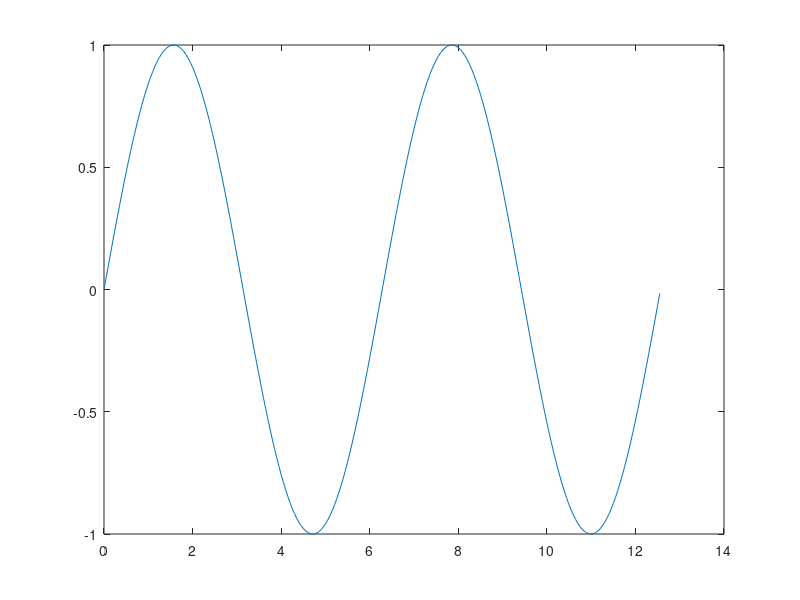

The MATLAB script that drew this image: (Note: this script raises an error after producing the figure.)
%GWAVE_MANAGER

% wave= sum of out of phase harmonics; outter wave = hat shape (genactor= 'hat1')
% outshaped wave = harmonics not in phase  (genactor= 'outshaped')
% triangular wave  (genactor='triwave')
% plot a wave (genactor= 'confitest0')
%-----------------------------------------------------------------
function gene= gwave_manager(genactor,genemess)
global verbo
global OFP
global NULL  
   
%% ================================================================
%% input arguments
%% ================================================================
if (nargin <2 ) genemess=0;end; 
if (nargin <1 ) genactor='confitest0';end;
    
if exist('verbo.gene') && verbo.gene >=1 , fprintf(OFP,'[GENE WAVE]=%s\n',genactor);end;

%% ================================================================
%% IMPLEMENTATION
%% ================================================================


%% ================================================================
%% GENE 8
%% ================================================================
if (strcmp (genactor,'gene8'))
    rowlen=length([0:0.05:10*pi]);
    gene=zeros(rowlen,8);
    t=[0:0.05:10*pi];
%1 inner wave= sum of out of phase harmonics; outter wave = hat shape 
    sign=1;
    z=0;
    for ii=3:2:15
    %tests
        x=ii;
        A= sign /(x*x);
        t = t+ (ii-1)*0.1;%%added phase for each frequency
        gen= A*sin(x*t);
        sign=-sign;
        z = z+gen;
    end;
    z = 8/(pi*pi)*z;% dont forget normalising constant
    z= z .* sin(0.1*t);
    gene(:,1)=z;
    gene(:,8)=z*10;

%2 outshaped wave = harmonics not in phase
    sign=1;
    z=0;
    for ii=3:2:23
        x=ii;
        A= sign /(x*x);
        t = t+ (ii-1)*0.1;%%added phase for each frequency
        gen= A*sin(x*t);
        sign=-sign;
        z = z+gen;
    end;
    z = 8/(pi*pi)*z;% dont forget normalising constant
    gene(:,2)=z;

%3,4 triwave
    BEG=1;
    LAST=23;% %must be odd harmonics
    sign=1;
    z=0;
    for ii=BEG:2:LAST
        x=ii;
        A= sign /(x*x);
        gen= A*sin(x.*t);
        sign=-sign;
        z = z+gen;
    end;
    z = 1/(pi*pi)*z;% dont forget normalising constant
    gene(:,3)=z;
    gene(:,4)=8*z;

%6,7  2xrandom
    z = rand(rowlen,rowlen);
    gene(:,6)=z(1,:)';
    gene(:,7)=z(2,:)';
%
end;


%% ================================================================
%% GENE SINGLE
%% ================================================================
if strcmp(genactor,'random')
    row= genemess.para1;
    cln= genemess.para2;
    gain= genemess.para3;
    z = rand(row,cln).*gain;
    gene=z;
end;

% plot a wave
if strcmp(genactor,'confitest0')
    t=[0:0.05:4*pi];
    z=sin(t);
    plot(t,z);
    gene=z;
end;
fprintf(OFP,'[GENE] leaving gene=%s ---------------------------\n',genactor);

%% ================================================================
%% Output Interface
%% ================================================================
%% ================================================================
end    